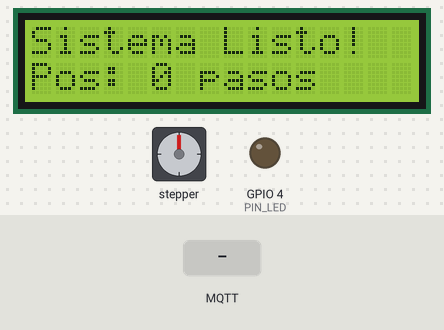
This sketch was run on a simulated ESP32. Parts: 16×2 character LCD, stepper motor, output pins drawn as LEDs (lit = HIGH). The inputs (shaded band) are chosen by the test bench. WiFi joins after 1.5 s; servers stay silent unless stated; random numbers use the default seed unless the sketch sets one; no MQTT or app messages arrive unless stated; stepper angles assume 200 steps per turn; what the sketch prints to the serial monitor is not drawn.

Above: at 2.8 s.
2.9 s: MQTT message "ON" arrives on the third subscribed topic
At 4.6 s:
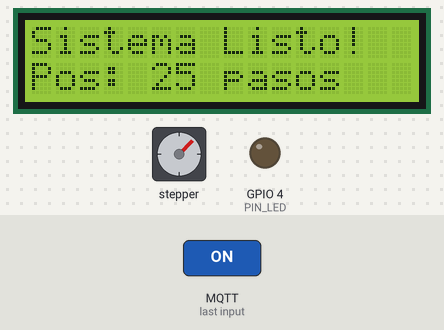
4.9 s: MQTT message "OFF" arrives on the third subscribed topic
At 6.1 s:
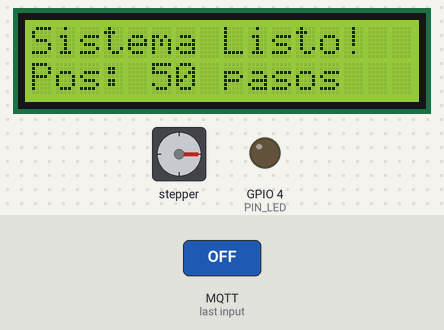
6.9 s: MQTT message "1" arrives on the third subscribed topic
At 8.6 s:
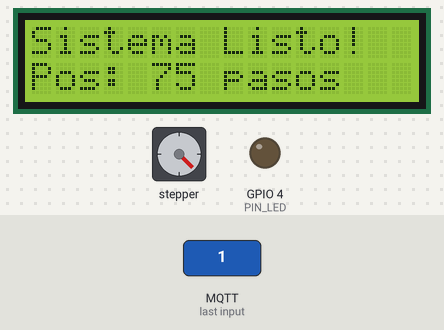
8.9 s: MQTT message "0" arrives on the third subscribed topic
At 10.6 s:
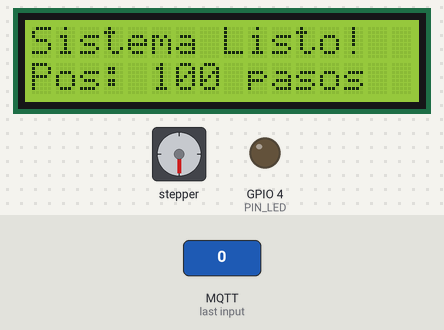
10.9 s: MQTT message "2" arrives on the third subscribed topic
At 12.1 s:
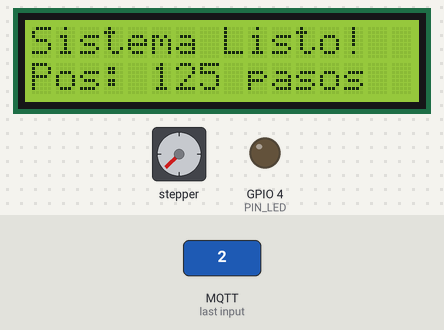
12.9 s: MQTT message "on" arrives on the third subscribed topic
At 14.9 s:
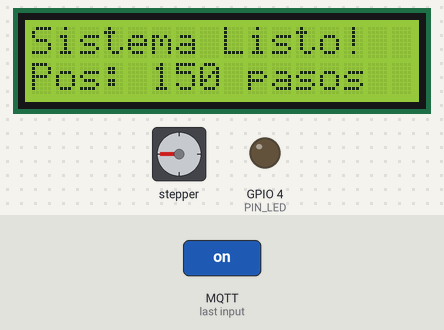
Timing chart, 0 to 15.9 s (numbered marks = the images above; inputs shaded):
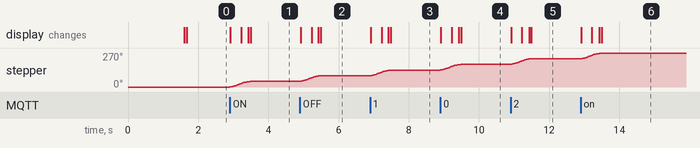

Measured:
- after the input at 2.9 s, stepper: turns 45° clockwise in 0.58 s, starting at once; the display: first changes at once (image 1 shows a later state)
- after the input at 4.9 s, stepper: turns 45° clockwise in 0.58 s, starting at once; the display: first changes at once (image 2 shows a later state)
- after the input at 6.9 s, stepper: turns 45° clockwise in 0.58 s, starting at once; the display: first changes at once (image 3 shows a later state)
- after the input at 8.9 s, stepper: turns 45° clockwise in 0.58 s, starting at once; the display: first changes at once (image 4 shows a later state)
- after the input at 10.9 s, stepper: turns 45° clockwise in 0.59 s, starting at once; the display: first changes at once (image 5 shows a later state)
- after the input at 12.9 s, stepper: turns 45° clockwise in 0.59 s, starting at once; the display: first changes at once (image 6 shows a later state)

The sketch:

esp32code.ino
```cpp
#include <AccelStepper.h>
#include <LiquidCrystal_I2C.h>
#include <PubSubClient.h>
#include <WiFi.h>

// --- Configuración de WiFi y MQTT ---
const char *ssid = "Wokwi-GUEST"; // Red por defecto en Wokwi
const char *password = "";
const char *mqtt_broker = "";
const int mqtt_port = 1883;
const char *mqtt_username = "";
const char *mqtt_password = "";

// Definición de los nuevos tópicos
const char *topic_led_set = "esp32/led/set";
const char *topic_led_status = "esp32/led/status";
const char *topic_motor_status = "esp32/motor/status";
const char *topic_motor_mover = "esp32/motor/mover";

WiFiClient espClient;
PubSubClient client(espClient);

// --- Configuración del LCD ---
// Dirección I2C 0x27, 16 columnas y 2 filas
LiquidCrystal_I2C lcd(0x27, 16, 2);

// --- Configuración del Motor Paso a Paso ---
// Usamos el modo DRIVER (ideal con A4988) para una simulación sin errores en
// Wokwi
#define PIN_STEP 15
#define PIN_DIR 2
AccelStepper stepper(AccelStepper::DRIVER, PIN_STEP, PIN_DIR);

// --- Configuración del LED ---
#define PIN_LED 4
bool estadoLed = false;

long ultimaPosicionMostrada =
    -999; // Variable para evitar que la pantalla parpadee

// Función para conectar al WiFi
void setup_wifi() {
  delay(10);
  Serial.println();
  Serial.print("Conectando a ");
  Serial.println(ssid);

  WiFi.mode(WIFI_STA);
  WiFi.begin(ssid, password);

  while (WiFi.status() != WL_CONNECTED) {
    delay(500);
    Serial.print(".");
  }

  Serial.println("");
  Serial.println("WiFi conectado!");
  Serial.print("IP: ");
  Serial.println(WiFi.localIP());
}

// Función que se ejecuta cuando llega un mensaje MQTT
void callback(char *topic, byte *payload, unsigned int length) {
  Serial.print("Mensaje recibido en el tópico: ");
  Serial.println(topic);

  // Convertimos el payload a un String para evaluarlo fácilmente
  String mensaje = "";
  for (int i = 0; i < length; i++) {
    mensaje += (char)payload[i];
  }

  // Manejo de los diferentes tópicos
  if (strcmp(topic, topic_led_set) == 0) {
    if (mensaje == "ON") {
      digitalWrite(PIN_LED, HIGH);
      estadoLed = true;
      client.publish(topic_led_status, "ON");
      Serial.println("Comando: LED Encendido");
    } else if (mensaje == "OFF") {
      digitalWrite(PIN_LED, LOW);
      estadoLed = false;
      client.publish(topic_led_status, "OFF");
      Serial.println("Comando: LED Apagado");
    }
  } else if (strcmp(topic, topic_led_status) == 0) {
    // Si consultan el estatus, lo reportamos
    client.publish(topic_led_status, estadoLed ? "ON" : "OFF");
  } else if (strcmp(topic, topic_motor_mover) == 0) {
    // Ordenamos al motor que se mueva 25 pasos
    stepper.move(25);
    Serial.println("Comando aceptado: Moviendo 25 pasos...");
  } else if (strcmp(topic, topic_motor_status) == 0) {
    // Si consultan el estatus del motor, enviamos la posición actual
    char msgPos[16];
    sprintf(msgPos, "%ld", stepper.currentPosition());
    client.publish(topic_motor_status, msgPos);
  }
}

// Función para reconectar al broker MQTT si se pierde la conexión
void reconnect() {
  while (!client.connected()) {
    Serial.print("Intentando conexión MQTT...");
    // Crear un ID de cliente aleatorio
    String clientId = "ESP32Client-Wokwi-";
    clientId += String(random(0xffff), HEX);

    // Intentar conectar con usuario y contraseña
    if (client.connect(clientId.c_str(), mqtt_username, mqtt_password)) {
      Serial.println("Conectado al broker!");
      // Nos suscribimos a los tópicos necesarios
      client.subscribe(topic_led_set);
      client.subscribe(topic_led_status);
      client.subscribe(topic_motor_mover);
      client.subscribe(topic_motor_status);
    } else {
      Serial.print("Fallo, rc=");
      Serial.print(client.state());
      Serial.println(" Intentando de nuevo en 5 segundos");
      delay(5000);
    }
  }
}

void setup() {
  Serial.begin(115200);

  // Inicializar el pin del LED
  pinMode(PIN_LED, OUTPUT);
  digitalWrite(PIN_LED, LOW);

  // 1. Inicializar LCD
  lcd.init();
  lcd.backlight();
  lcd.setCursor(0, 0);
  lcd.print("Conectando...");

  // 2. Configurar Motor
  stepper.setMaxSpeed(500.0);     // Velocidad máxima
  stepper.setAcceleration(200.0); // Aceleración para un movimiento suave

  // 3. Conectar a WiFi y configurar MQTT
  setup_wifi();
  client.setServer(mqtt_broker, mqtt_port);
  client.setCallback(callback);

  // Limpiar pantalla al estar listo
  lcd.clear();
  lcd.setCursor(0, 0);
  lcd.print("Sistema Listo!");
}

void loop() {
  // Mantener la conexión MQTT viva
  if (!client.connected()) {
    reconnect();
  }
  client.loop();

  // Esta función debe ejecutarse en cada ciclo de loop.
  // Es la encargada de dar el "paso" físico al motor si le faltan pasos para
  // llegar a la meta.
  stepper.run();

  // Actualizar el display LCD SOLO si la posición ha cambiado
  long posicionActual = stepper.currentPosition();
  if (posicionActual != ultimaPosicionMostrada) {
    lcd.setCursor(0, 1);
    lcd.print("Pos: ");
    lcd.print(posicionActual);
    lcd.print(" pasos   "); // Los espacios extra borran los dígitos sobrantes

    // Publicar automáticamente el nuevo estatus del motor por MQTT
    char msgPos[16];
    sprintf(msgPos, "%ld", posicionActual);
    client.publish(topic_motor_status, msgPos);

    ultimaPosicionMostrada = posicionActual;
  }
}
```
